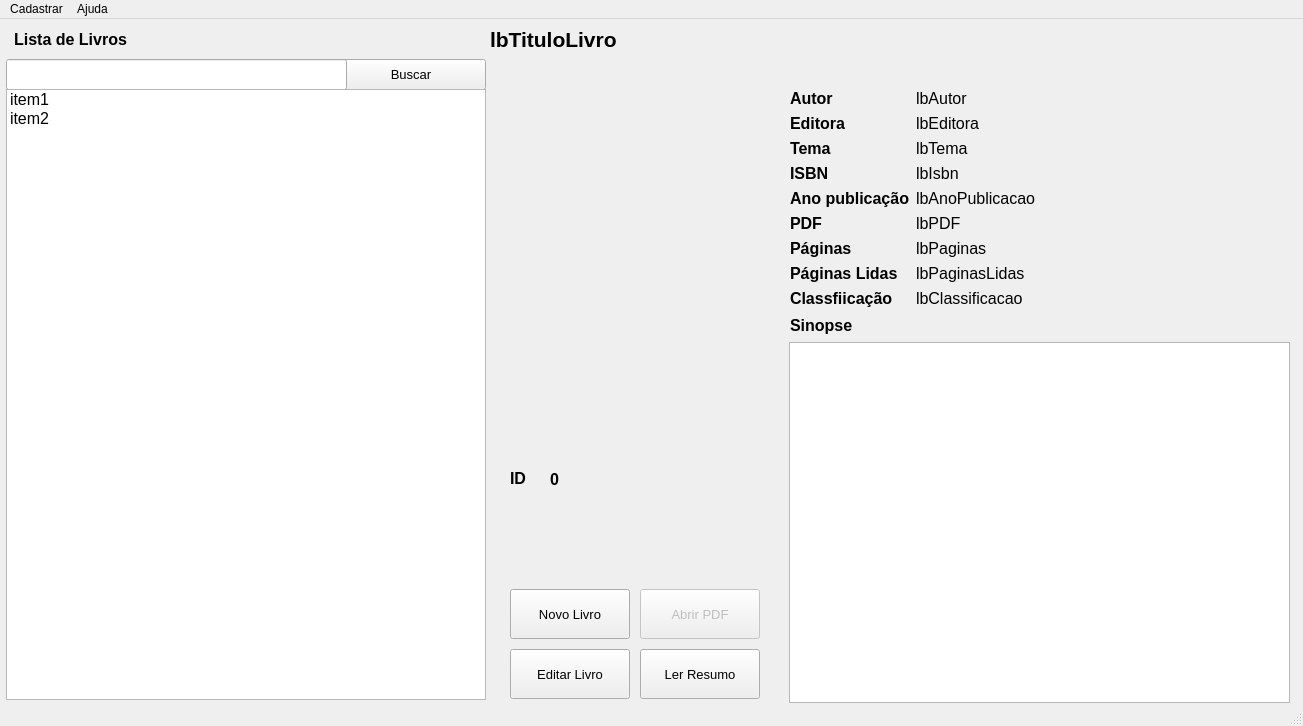
<?xml version="1.0" encoding="UTF-8"?>
<ui version="4.0">
 <class>MainWindow</class>
 <widget class="QMainWindow" name="MainWindow">
  <property name="geometry">
   <rect>
    <x>0</x>
    <y>0</y>
    <width>1303</width>
    <height>726</height>
   </rect>
  </property>
  <property name="windowTitle">
   <string>Minha Biblioteca</string>
  </property>
  <widget class="QWidget" name="centralwidget">
   <widget class="QWidget" name="formLayoutWidget">
    <property name="geometry">
     <rect>
      <x>790</x>
      <y>70</y>
      <width>501</width>
      <height>221</height>
     </rect>
    </property>
    <layout class="QFormLayout" name="formLayout">
     <item row="0" column="0">
      <widget class="QLabel" name="label_4">
       <property name="font">
        <font>
         <pointsize>12</pointsize>
         <weight>75</weight>
         <bold>true</bold>
        </font>
       </property>
       <property name="text">
        <string>Autor</string>
       </property>
      </widget>
     </item>
     <item row="0" column="1">
      <widget class="QLabel" name="lbAutor">
       <property name="font">
        <font>
         <pointsize>12</pointsize>
        </font>
       </property>
       <property name="text">
        <string>lbAutor</string>
       </property>
      </widget>
     </item>
     <item row="1" column="0">
      <widget class="QLabel" name="label_6">
       <property name="font">
        <font>
         <pointsize>12</pointsize>
         <weight>75</weight>
         <bold>true</bold>
        </font>
       </property>
       <property name="text">
        <string>Editora</string>
       </property>
      </widget>
     </item>
     <item row="1" column="1">
      <widget class="QLabel" name="lbEditora">
       <property name="font">
        <font>
         <pointsize>12</pointsize>
        </font>
       </property>
       <property name="text">
        <string>lbEditora</string>
       </property>
      </widget>
     </item>
     <item row="2" column="0">
      <widget class="QLabel" name="label_8">
       <property name="font">
        <font>
         <pointsize>12</pointsize>
         <weight>75</weight>
         <bold>true</bold>
        </font>
       </property>
       <property name="text">
        <string>Tema</string>
       </property>
      </widget>
     </item>
     <item row="2" column="1">
      <widget class="QLabel" name="lbTema">
       <property name="font">
        <font>
         <pointsize>12</pointsize>
        </font>
       </property>
       <property name="text">
        <string>lbTema</string>
       </property>
      </widget>
     </item>
     <item row="3" column="0">
      <widget class="QLabel" name="label_10">
       <property name="font">
        <font>
         <pointsize>12</pointsize>
         <weight>75</weight>
         <bold>true</bold>
        </font>
       </property>
       <property name="text">
        <string>ISBN</string>
       </property>
      </widget>
     </item>
     <item row="3" column="1">
      <widget class="QLabel" name="lbIsbn">
       <property name="font">
        <font>
         <pointsize>12</pointsize>
        </font>
       </property>
       <property name="text">
        <string>lbIsbn</string>
       </property>
      </widget>
     </item>
     <item row="4" column="0">
      <widget class="QLabel" name="label_14">
       <property name="font">
        <font>
         <pointsize>12</pointsize>
         <weight>75</weight>
         <bold>true</bold>
        </font>
       </property>
       <property name="text">
        <string>Ano publicação</string>
       </property>
      </widget>
     </item>
     <item row="4" column="1">
      <widget class="QLabel" name="lbAnoPublicacao">
       <property name="font">
        <font>
         <pointsize>12</pointsize>
        </font>
       </property>
       <property name="text">
        <string>lbAnoPublicacao</string>
       </property>
      </widget>
     </item>
     <item row="5" column="0">
      <widget class="QLabel" name="label_16">
       <property name="font">
        <font>
         <pointsize>12</pointsize>
         <weight>75</weight>
         <bold>true</bold>
        </font>
       </property>
       <property name="text">
        <string>PDF</string>
       </property>
      </widget>
     </item>
     <item row="5" column="1">
      <widget class="QLabel" name="lbPDF">
       <property name="font">
        <font>
         <pointsize>12</pointsize>
        </font>
       </property>
       <property name="text">
        <string>lbPDF</string>
       </property>
      </widget>
     </item>
     <item row="6" column="0">
      <widget class="QLabel" name="label_12">
       <property name="font">
        <font>
         <pointsize>12</pointsize>
         <weight>75</weight>
         <bold>true</bold>
        </font>
       </property>
       <property name="text">
        <string>Páginas</string>
       </property>
      </widget>
     </item>
     <item row="6" column="1">
      <widget class="QLabel" name="lbPaginas">
       <property name="font">
        <font>
         <pointsize>12</pointsize>
        </font>
       </property>
       <property name="text">
        <string>lbPaginas</string>
       </property>
      </widget>
     </item>
     <item row="7" column="0">
      <widget class="QLabel" name="label_13">
       <property name="font">
        <font>
         <pointsize>12</pointsize>
         <weight>75</weight>
         <bold>true</bold>
        </font>
       </property>
       <property name="text">
        <string>Páginas Lidas</string>
       </property>
      </widget>
     </item>
     <item row="7" column="1">
      <widget class="QLabel" name="lbPaginasLidas">
       <property name="font">
        <font>
         <pointsize>12</pointsize>
        </font>
       </property>
       <property name="text">
        <string>lbPaginasLidas</string>
       </property>
      </widget>
     </item>
     <item row="8" column="0">
      <widget class="QLabel" name="label_18">
       <property name="font">
        <font>
         <pointsize>12</pointsize>
         <weight>75</weight>
         <bold>true</bold>
        </font>
       </property>
       <property name="text">
        <string>Classfiicação</string>
       </property>
      </widget>
     </item>
     <item row="8" column="1">
      <widget class="QLabel" name="lbClassificacao">
       <property name="font">
        <font>
         <pointsize>12</pointsize>
        </font>
       </property>
       <property name="text">
        <string>lbClassificacao</string>
       </property>
      </widget>
     </item>
    </layout>
   </widget>
   <widget class="QPushButton" name="btLerResumo">
    <property name="geometry">
     <rect>
      <x>640</x>
      <y>630</y>
      <width>120</width>
      <height>50</height>
     </rect>
    </property>
    <property name="font">
     <font>
      <pointsize>10</pointsize>
     </font>
    </property>
    <property name="text">
     <string>Ler Resumo</string>
    </property>
    <property name="icon">
     <iconset>
      <normaloff>../../resources/icons/local_library_16dp_5F6368.png</normaloff>../../resources/icons/local_library_16dp_5F6368.png</iconset>
    </property>
    <property name="iconSize">
     <size>
      <width>24</width>
      <height>24</height>
     </size>
    </property>
   </widget>
   <widget class="QPushButton" name="btAbrirPDF">
    <property name="enabled">
     <bool>false</bool>
    </property>
    <property name="geometry">
     <rect>
      <x>640</x>
      <y>570</y>
      <width>120</width>
      <height>50</height>
     </rect>
    </property>
    <property name="font">
     <font>
      <pointsize>10</pointsize>
     </font>
    </property>
    <property name="text">
     <string>Abrir PDF</string>
    </property>
    <property name="icon">
     <iconset>
      <normaloff>../../resources/icons/picture_as_pdf_16dp_5F6368.png</normaloff>../../resources/icons/picture_as_pdf_16dp_5F6368.png</iconset>
    </property>
    <property name="iconSize">
     <size>
      <width>24</width>
      <height>24</height>
     </size>
    </property>
   </widget>
   <widget class="QPushButton" name="btBuscarLivros">
    <property name="geometry">
     <rect>
      <x>336</x>
      <y>40</y>
      <width>150</width>
      <height>31</height>
     </rect>
    </property>
    <property name="font">
     <font>
      <pointsize>10</pointsize>
     </font>
    </property>
    <property name="text">
     <string>Buscar</string>
    </property>
    <property name="icon">
     <iconset>
      <normaloff>../../resources/icons/search_24dp_5F6368.png</normaloff>../../resources/icons/search_24dp_5F6368.png</iconset>
    </property>
    <property name="iconSize">
     <size>
      <width>24</width>
      <height>24</height>
     </size>
    </property>
   </widget>
   <widget class="QPushButton" name="btNovoLivro">
    <property name="geometry">
     <rect>
      <x>510</x>
      <y>570</y>
      <width>120</width>
      <height>50</height>
     </rect>
    </property>
    <property name="font">
     <font>
      <pointsize>10</pointsize>
     </font>
    </property>
    <property name="text">
     <string>Novo Livro</string>
    </property>
    <property name="icon">
     <iconset>
      <normaloff>../../resources/icons/library_books_16dp_5F6368.png</normaloff>../../resources/icons/library_books_16dp_5F6368.png</iconset>
    </property>
    <property name="iconSize">
     <size>
      <width>24</width>
      <height>24</height>
     </size>
    </property>
   </widget>
   <widget class="QLabel" name="lbCapa">
    <property name="geometry">
     <rect>
      <x>490</x>
      <y>70</y>
      <width>291</width>
      <height>371</height>
     </rect>
    </property>
    <property name="autoFillBackground">
     <bool>false</bool>
    </property>
    <property name="text">
     <string/>
    </property>
    <property name="pixmap">
     <pixmap>../../resources/img/capa_programa_principal.png</pixmap>
    </property>
    <property name="scaledContents">
     <bool>true</bool>
    </property>
    <property name="alignment">
     <set>Qt::AlignBottom|Qt::AlignLeading|Qt::AlignLeft</set>
    </property>
    <property name="wordWrap">
     <bool>false</bool>
    </property>
   </widget>
   <widget class="QLineEdit" name="txtBuscar">
    <property name="geometry">
     <rect>
      <x>6</x>
      <y>40</y>
      <width>341</width>
      <height>31</height>
     </rect>
    </property>
    <property name="font">
     <font>
      <pointsize>12</pointsize>
     </font>
    </property>
   </widget>
   <widget class="QPushButton" name="btEditarLivro">
    <property name="geometry">
     <rect>
      <x>510</x>
      <y>630</y>
      <width>120</width>
      <height>50</height>
     </rect>
    </property>
    <property name="font">
     <font>
      <pointsize>10</pointsize>
     </font>
    </property>
    <property name="text">
     <string>Editar Livro</string>
    </property>
    <property name="icon">
     <iconset>
      <normaloff>../../resources/icons/border_color_16dp_5F6368.png</normaloff>../../resources/icons/border_color_16dp_5F6368.png</iconset>
    </property>
    <property name="iconSize">
     <size>
      <width>24</width>
      <height>24</height>
     </size>
    </property>
   </widget>
   <widget class="QLabel" name="label_5">
    <property name="geometry">
     <rect>
      <x>10</x>
      <y>10</y>
      <width>121</width>
      <height>20</height>
     </rect>
    </property>
    <property name="font">
     <font>
      <pointsize>12</pointsize>
      <weight>75</weight>
      <bold>true</bold>
     </font>
    </property>
    <property name="text">
     <string>Lista de Livros</string>
    </property>
    <property name="alignment">
     <set>Qt::AlignCenter</set>
    </property>
   </widget>
   <widget class="QListWidget" name="lstLivros">
    <property name="geometry">
     <rect>
      <x>6</x>
      <y>70</y>
      <width>480</width>
      <height>611</height>
     </rect>
    </property>
    <property name="font">
     <font>
      <pointsize>12</pointsize>
     </font>
    </property>
    <item>
     <property name="text">
      <string>item1</string>
     </property>
    </item>
    <item>
     <property name="text">
      <string>item2</string>
     </property>
    </item>
   </widget>
   <widget class="QLabel" name="label_7">
    <property name="geometry">
     <rect>
      <x>510</x>
      <y>450</y>
      <width>48</width>
      <height>19</height>
     </rect>
    </property>
    <property name="font">
     <font>
      <pointsize>12</pointsize>
      <weight>75</weight>
      <bold>true</bold>
     </font>
    </property>
    <property name="text">
     <string>ID</string>
    </property>
   </widget>
   <widget class="QLabel" name="lbID">
    <property name="geometry">
     <rect>
      <x>550</x>
      <y>450</y>
      <width>121</width>
      <height>20</height>
     </rect>
    </property>
    <property name="font">
     <font>
      <pointsize>12</pointsize>
      <weight>75</weight>
      <bold>true</bold>
     </font>
    </property>
    <property name="text">
     <string>0</string>
    </property>
   </widget>
   <widget class="QLabel" name="lbTituloLivro">
    <property name="geometry">
     <rect>
      <x>490</x>
      <y>10</y>
      <width>801</width>
      <height>20</height>
     </rect>
    </property>
    <property name="font">
     <font>
      <pointsize>16</pointsize>
      <weight>75</weight>
      <bold>true</bold>
     </font>
    </property>
    <property name="text">
     <string>lbTituloLivro</string>
    </property>
   </widget>
   <widget class="QLabel" name="label_20">
    <property name="geometry">
     <rect>
      <x>790</x>
      <y>290</y>
      <width>63</width>
      <height>33</height>
     </rect>
    </property>
    <property name="font">
     <font>
      <pointsize>12</pointsize>
      <weight>75</weight>
      <bold>true</bold>
     </font>
    </property>
    <property name="text">
     <string>Sinopse</string>
    </property>
   </widget>
   <widget class="QTextEdit" name="txtSinopse">
    <property name="enabled">
     <bool>true</bool>
    </property>
    <property name="geometry">
     <rect>
      <x>789</x>
      <y>323</y>
      <width>501</width>
      <height>361</height>
     </rect>
    </property>
    <property name="font">
     <font>
      <pointsize>12</pointsize>
     </font>
    </property>
   </widget>
  </widget>
  <widget class="QMenuBar" name="menubar">
   <property name="geometry">
    <rect>
     <x>0</x>
     <y>0</y>
     <width>1303</width>
     <height>21</height>
    </rect>
   </property>
   <widget class="QMenu" name="menuCadastrar">
    <property name="contextMenuPolicy">
     <enum>Qt::DefaultContextMenu</enum>
    </property>
    <property name="layoutDirection">
     <enum>Qt::LeftToRight</enum>
    </property>
    <property name="title">
     <string>Cadastrar</string>
    </property>
    <addaction name="menuNovoLivro"/>
    <addaction name="menuCadatrarTema"/>
    <addaction name="separator"/>
    <addaction name="menuCadastrarUsuario"/>
   </widget>
   <widget class="QMenu" name="menuAjuda">
    <property name="title">
     <string>Ajuda</string>
    </property>
    <addaction name="menuSobrePrograma"/>
    <addaction name="separator"/>
    <addaction name="menuEfetuarTeste"/>
   </widget>
   <addaction name="menuCadastrar"/>
   <addaction name="menuAjuda"/>
  </widget>
  <widget class="QStatusBar" name="statusbar"/>
  <action name="menuNovoLivro">
   <property name="icon">
    <iconset>
     <normaloff>../../resources/icons/library_books_16dp_5F6368.png</normaloff>../../resources/icons/library_books_16dp_5F6368.png</iconset>
   </property>
   <property name="text">
    <string>Novo Livro</string>
   </property>
  </action>
  <action name="menuCadatrarTema">
   <property name="icon">
    <iconset>
     <normaloff>../../resources/icons/format_list_bulleted_16dp_5F6368_FILL0_wght400_GRAD0_opsz20.png</normaloff>../../resources/icons/format_list_bulleted_16dp_5F6368_FILL0_wght400_GRAD0_opsz20.png</iconset>
   </property>
   <property name="text">
    <string>Cadastrar Tema</string>
   </property>
  </action>
  <action name="menuCadastrarUsuario">
   <property name="icon">
    <iconset>
     <normaloff>../../resources/icons/person_add_16dp_5F6368_FILL0_wght400_GRAD0_opsz20.png</normaloff>../../resources/icons/person_add_16dp_5F6368_FILL0_wght400_GRAD0_opsz20.png</iconset>
   </property>
   <property name="text">
    <string>Usuários</string>
   </property>
  </action>
  <action name="actionResumo">
   <property name="text">
    <string>Resumo</string>
   </property>
  </action>
  <action name="menuEfetuarTestes">
   <property name="text">
    <string> Efetuar Testes DB</string>
   </property>
  </action>
  <action name="menuSobrePrograma">
   <property name="icon">
    <iconset>
     <normaloff>../../resources/icons/info_16dp_5F6368_FILL0_wght400_GRAD0_opsz20.png</normaloff>../../resources/icons/info_16dp_5F6368_FILL0_wght400_GRAD0_opsz20.png</iconset>
   </property>
   <property name="text">
    <string>Sobre o programa</string>
   </property>
  </action>
  <action name="menuEfetuarTeste">
   <property name="text">
    <string>Efetuar Testes DB</string>
   </property>
  </action>
 </widget>
 <resources/>
 <connections/>
</ui>
